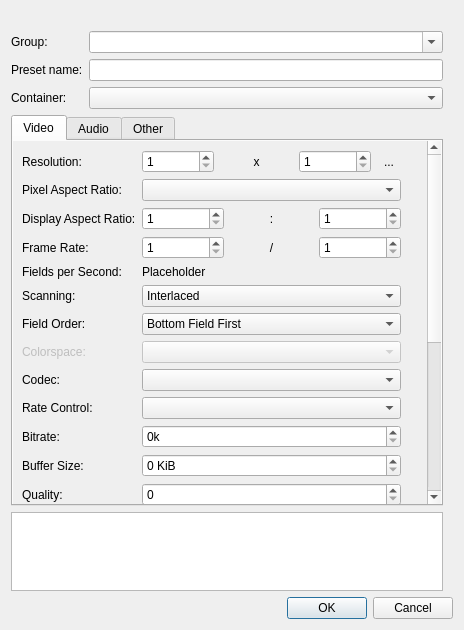
<?xml version="1.0" encoding="UTF-8"?>
<ui version="4.0">
 <class>EditRenderPreset_UI</class>
 <widget class="QDialog" name="EditRenderPreset_UI">
  <property name="geometry">
   <rect>
    <x>0</x>
    <y>0</y>
    <width>463</width>
    <height>630</height>
   </rect>
  </property>
  <property name="windowTitle">
   <string>Save Render Preset</string>
  </property>
  <layout class="QVBoxLayout" name="verticalLayout_2">
   <item>
    <layout class="QHBoxLayout" name="mainBox">
     <item>
      <layout class="QFormLayout" name="formLayout_6">
       <property name="topMargin">
        <number>20</number>
       </property>
       <property name="rightMargin">
        <number>10</number>
       </property>
       <item row="0" column="0">
        <widget class="QLabel" name="groupLabel">
         <property name="text">
          <string>Group:</string>
         </property>
        </widget>
       </item>
       <item row="1" column="0">
        <widget class="QLabel" name="presetNameLabel">
         <property name="text">
          <string>Preset name:</string>
         </property>
        </widget>
       </item>
       <item row="1" column="1">
        <widget class="QLineEdit" name="preset_name"/>
       </item>
       <item row="2" column="0">
        <widget class="QLabel" name="label_2">
         <property name="text">
          <string>Container:</string>
         </property>
        </widget>
       </item>
       <item row="2" column="1">
        <widget class="QComboBox" name="formatCombo"/>
       </item>
       <item row="4" column="0" colspan="2">
        <widget class="QTabWidget" name="tabWidget">
         <property name="currentIndex">
          <number>0</number>
         </property>
         <widget class="QWidget" name="video_tab">
          <attribute name="title">
           <string>Video</string>
          </attribute>
          <layout class="QVBoxLayout" name="verticalLayout_3">
           <property name="leftMargin">
            <number>0</number>
           </property>
           <property name="topMargin">
            <number>0</number>
           </property>
           <property name="rightMargin">
            <number>0</number>
           </property>
           <property name="bottomMargin">
            <number>0</number>
           </property>
           <item>
            <widget class="QScrollArea" name="scrollArea">
             <property name="sizePolicy">
              <sizepolicy hsizetype="MinimumExpanding" vsizetype="Expanding">
               <horstretch>0</horstretch>
               <verstretch>0</verstretch>
              </sizepolicy>
             </property>
             <property name="frameShape">
              <enum>QFrame::NoFrame</enum>
             </property>
             <property name="horizontalScrollBarPolicy">
              <enum>Qt::ScrollBarAlwaysOff</enum>
             </property>
             <widget class="QWidget" name="scrollAreaWidgetContents">
              <property name="geometry">
               <rect>
                <x>0</x>
                <y>0</y>
                <width>428</width>
                <height>650</height>
               </rect>
              </property>
              <layout class="QFormLayout" name="formLayout_3">
               <property name="rightMargin">
                <number>40</number>
               </property>
               <item row="0" column="0">
                <widget class="QLabel" name="label_4">
                 <property name="text">
                  <string>Resolution:</string>
                 </property>
                </widget>
               </item>
               <item row="0" column="1">
                <layout class="QHBoxLayout" name="horizontalLayout_3">
                 <item>
                  <widget class="QSpinBox" name="resWidth">
                   <property name="minimum">
                    <number>1</number>
                   </property>
                   <property name="maximum">
                    <number>8192</number>
                   </property>
                   <property name="singleStep">
                    <number>2</number>
                   </property>
                   <property name="value">
                    <number>1</number>
                   </property>
                  </widget>
                 </item>
                 <item>
                  <widget class="QLabel" name="label_9">
                   <property name="minimumSize">
                    <size>
                     <width>10</width>
                     <height>0</height>
                    </size>
                   </property>
                   <property name="text">
                    <string notr="true">x</string>
                   </property>
                   <property name="alignment">
                    <set>Qt::AlignCenter</set>
                   </property>
                  </widget>
                 </item>
                 <item>
                  <widget class="QSpinBox" name="resHeight">
                   <property name="minimum">
                    <number>1</number>
                   </property>
                   <property name="maximum">
                    <number>8192</number>
                   </property>
                   <property name="singleStep">
                    <number>2</number>
                   </property>
                  </widget>
                 </item>
                 <item>
                  <widget class="QToolButton" name="linkResoultion">
                   <property name="text">
                    <string>...</string>
                   </property>
                   <property name="icon">
                    <iconset theme="link">
                     <normaloff>.</normaloff>.</iconset>
                   </property>
                   <property name="checkable">
                    <bool>true</bool>
                   </property>
                   <property name="autoRaise">
                    <bool>true</bool>
                   </property>
                  </widget>
                 </item>
                </layout>
               </item>
               <item row="1" column="0">
                <widget class="QLabel" name="label_6">
                 <property name="text">
                  <string>Pixel Aspect Ratio:</string>
                 </property>
                </widget>
               </item>
               <item row="1" column="1">
                <widget class="QComboBox" name="parCombo">
                 <property name="sizeAdjustPolicy">
                  <enum>QComboBox::AdjustToContents</enum>
                 </property>
                </widget>
               </item>
               <item row="2" column="0">
                <widget class="QLabel" name="label_16">
                 <property name="text">
                  <string>Display Aspect Ratio:</string>
                 </property>
                </widget>
               </item>
               <item row="2" column="1">
                <layout class="QHBoxLayout" name="horizontalLayout_4">
                 <item>
                  <widget class="QSpinBox" name="displayAspectNum">
                   <property name="minimum">
                    <number>1</number>
                   </property>
                   <property name="maximum">
                    <number>8192</number>
                   </property>
                  </widget>
                 </item>
                 <item>
                  <widget class="QLabel" name="label_17">
                   <property name="minimumSize">
                    <size>
                     <width>10</width>
                     <height>0</height>
                    </size>
                   </property>
                   <property name="text">
                    <string notr="true">:</string>
                   </property>
                   <property name="alignment">
                    <set>Qt::AlignCenter</set>
                   </property>
                  </widget>
                 </item>
                 <item>
                  <widget class="QSpinBox" name="displayAspectDen">
                   <property name="minimum">
                    <number>1</number>
                   </property>
                   <property name="maximum">
                    <number>8192</number>
                   </property>
                  </widget>
                 </item>
                </layout>
               </item>
               <item row="3" column="1">
                <layout class="QHBoxLayout" name="horizontalLayout">
                 <item>
                  <widget class="QSpinBox" name="framerateNum">
                   <property name="minimum">
                    <number>1</number>
                   </property>
                   <property name="maximum">
                    <number>1000000</number>
                   </property>
                  </widget>
                 </item>
                 <item>
                  <widget class="QLabel" name="label_8">
                   <property name="sizePolicy">
                    <sizepolicy hsizetype="Preferred" vsizetype="Preferred">
                     <horstretch>0</horstretch>
                     <verstretch>0</verstretch>
                    </sizepolicy>
                   </property>
                   <property name="minimumSize">
                    <size>
                     <width>10</width>
                     <height>0</height>
                    </size>
                   </property>
                   <property name="text">
                    <string notr="true">/</string>
                   </property>
                   <property name="alignment">
                    <set>Qt::AlignCenter</set>
                   </property>
                  </widget>
                 </item>
                 <item>
                  <widget class="QSpinBox" name="framerateDen">
                   <property name="minimum">
                    <number>1</number>
                   </property>
                   <property name="maximum">
                    <number>9999</number>
                   </property>
                  </widget>
                 </item>
                </layout>
               </item>
               <item row="3" column="0">
                <widget class="QLabel" name="label_3">
                 <property name="text">
                  <string>Frame Rate:</string>
                 </property>
                </widget>
               </item>
               <item row="4" column="0">
                <widget class="QLabel" name="label_22">
                 <property name="text">
                  <string>Fields per Second:</string>
                 </property>
                </widget>
               </item>
               <item row="4" column="1">
                <widget class="QLabel" name="frameRateDisplay">
                 <property name="enabled">
                  <bool>true</bool>
                 </property>
                 <property name="text">
                  <string>Placeholder</string>
                 </property>
                </widget>
               </item>
               <item row="5" column="0">
                <widget class="QLabel" name="label_7">
                 <property name="text">
                  <string>Scanning:</string>
                 </property>
                </widget>
               </item>
               <item row="5" column="1">
                <widget class="QComboBox" name="scanningCombo">
                 <item>
                  <property name="text">
                   <string>Interlaced</string>
                  </property>
                 </item>
                 <item>
                  <property name="text">
                   <string>Progressive</string>
                  </property>
                 </item>
                </widget>
               </item>
               <item row="6" column="0">
                <widget class="QLabel" name="fieldOrderLabel">
                 <property name="text">
                  <string>Field Order:</string>
                 </property>
                </widget>
               </item>
               <item row="6" column="1">
                <widget class="QComboBox" name="fieldOrderCombo">
                 <property name="sizeAdjustPolicy">
                  <enum>QComboBox::AdjustToContents</enum>
                 </property>
                 <item>
                  <property name="text">
                   <string>Bottom Field First</string>
                  </property>
                 </item>
                 <item>
                  <property name="text">
                   <string>Top Field First</string>
                  </property>
                 </item>
                </widget>
               </item>
               <item row="7" column="0">
                <widget class="QLabel" name="colorspaceLabel">
                 <property name="enabled">
                  <bool>false</bool>
                 </property>
                 <property name="text">
                  <string>Colorspace:</string>
                 </property>
                </widget>
               </item>
               <item row="7" column="1">
                <widget class="QComboBox" name="colorspaceCombo">
                 <property name="enabled">
                  <bool>false</bool>
                 </property>
                </widget>
               </item>
               <item row="8" column="1">
                <widget class="QComboBox" name="vCodecCombo">
                 <property name="sizePolicy">
                  <sizepolicy hsizetype="MinimumExpanding" vsizetype="Fixed">
                   <horstretch>0</horstretch>
                   <verstretch>0</verstretch>
                  </sizepolicy>
                 </property>
                </widget>
               </item>
               <item row="9" column="1">
                <widget class="QComboBox" name="vRateControlCombo">
                 <property name="sizePolicy">
                  <sizepolicy hsizetype="MinimumExpanding" vsizetype="Fixed">
                   <horstretch>0</horstretch>
                   <verstretch>0</verstretch>
                  </sizepolicy>
                 </property>
                </widget>
               </item>
               <item row="8" column="0">
                <widget class="QLabel" name="label_24">
                 <property name="text">
                  <string>Codec:</string>
                 </property>
                </widget>
               </item>
               <item row="9" column="0">
                <widget class="QLabel" name="label_12">
                 <property name="text">
                  <string>Rate Control:</string>
                 </property>
                </widget>
               </item>
               <item row="10" column="0">
                <widget class="QLabel" name="default_vbitrate_label">
                 <property name="text">
                  <string>Bitrate:</string>
                 </property>
                </widget>
               </item>
               <item row="10" column="1">
                <widget class="QSpinBox" name="default_vbitrate">
                 <property name="suffix">
                  <string>k</string>
                 </property>
                 <property name="maximum">
                  <number>500000</number>
                 </property>
                </widget>
               </item>
               <item row="11" column="0">
                <widget class="QLabel" name="vBuffer_label">
                 <property name="text">
                  <string>Buffer Size:</string>
                 </property>
                </widget>
               </item>
               <item row="11" column="1">
                <widget class="QSpinBox" name="vBuffer">
                 <property name="suffix">
                  <string> KiB</string>
                 </property>
                 <property name="maximum">
                  <number>9999</number>
                 </property>
                </widget>
               </item>
               <item row="12" column="0">
                <widget class="QLabel" name="vquality_label">
                 <property name="text">
                  <string>Quality:</string>
                 </property>
                </widget>
               </item>
               <item row="12" column="1">
                <widget class="QSpinBox" name="default_vquality">
                 <property name="maximum">
                  <number>500000</number>
                 </property>
                </widget>
               </item>
               <item row="13" column="0">
                <widget class="QLabel" name="label_26">
                 <property name="toolTip">
                  <string>GOP = Group of Pictures</string>
                 </property>
                 <property name="text">
                  <string>GOP:</string>
                 </property>
                </widget>
               </item>
               <item row="13" column="1">
                <widget class="QSpinBox" name="gopSpinner">
                 <property name="specialValueText">
                  <string>Auto</string>
                 </property>
                 <property name="suffix">
                  <string> frame(s)</string>
                 </property>
                 <property name="maximum">
                  <number>999</number>
                 </property>
                 <property name="singleStep">
                  <number>1</number>
                 </property>
                </widget>
               </item>
               <item row="14" column="1">
                <widget class="QCheckBox" name="fixedGop">
                 <property name="enabled">
                  <bool>false</bool>
                 </property>
                 <property name="toolTip">
                  <string>A fixed GOP means that keyframes will not be inserted at detected scene changes.</string>
                 </property>
                 <property name="text">
                  <string>Fixed</string>
                 </property>
                </widget>
               </item>
               <item row="15" column="1">
                <widget class="QSpinBox" name="bFramesSpinner">
                 <property name="enabled">
                  <bool>false</bool>
                 </property>
                 <property name="specialValueText">
                  <string>Auto</string>
                 </property>
                 <property name="suffix">
                  <string> frame(s)</string>
                 </property>
                 <property name="minimum">
                  <number>-1</number>
                 </property>
                 <property name="maximum">
                  <number>8</number>
                 </property>
                 <property name="value">
                  <number>-1</number>
                 </property>
                </widget>
               </item>
               <item row="15" column="0">
                <widget class="QLabel" name="bFramesLabel">
                 <property name="text">
                  <string>B Frames:</string>
                 </property>
                </widget>
               </item>
              </layout>
             </widget>
            </widget>
           </item>
          </layout>
         </widget>
         <widget class="QWidget" name="audio_tab">
          <attribute name="title">
           <string>Audio</string>
          </attribute>
          <layout class="QFormLayout" name="formLayout_2">
           <item row="0" column="0">
            <widget class="QLabel" name="label_15">
             <property name="text">
              <string>Channels:</string>
             </property>
            </widget>
           </item>
           <item row="0" column="1">
            <widget class="QComboBox" name="audioChannels"/>
           </item>
           <item row="1" column="0">
            <widget class="QLabel" name="label_13">
             <property name="text">
              <string>Codec:</string>
             </property>
            </widget>
           </item>
           <item row="1" column="1">
            <widget class="QComboBox" name="aCodecCombo"/>
           </item>
           <item row="2" column="0">
            <widget class="QLabel" name="label_11">
             <property name="text">
              <string>Sample Rate:</string>
             </property>
            </widget>
           </item>
           <item row="2" column="1">
            <layout class="QHBoxLayout" name="horizontalLayout_5">
             <item>
              <widget class="QComboBox" name="audioSampleRate">
               <property name="editable">
                <bool>true</bool>
               </property>
               <item>
                <property name="text">
                 <string>8000</string>
                </property>
               </item>
               <item>
                <property name="text">
                 <string>12000</string>
                </property>
               </item>
               <item>
                <property name="text">
                 <string>16000</string>
                </property>
               </item>
               <item>
                <property name="text">
                 <string>22050</string>
                </property>
               </item>
               <item>
                <property name="text">
                 <string>32000</string>
                </property>
               </item>
               <item>
                <property name="text">
                 <string>44100</string>
                </property>
               </item>
               <item>
                <property name="text">
                 <string>48000</string>
                </property>
               </item>
               <item>
                <property name="text">
                 <string>96000</string>
                </property>
               </item>
              </widget>
             </item>
             <item>
              <widget class="QLabel" name="label_20">
               <property name="text">
                <string>Hz</string>
               </property>
              </widget>
             </item>
            </layout>
           </item>
           <item row="3" column="0">
            <widget class="QLabel" name="label_14">
             <property name="text">
              <string>Rate Control:</string>
             </property>
            </widget>
           </item>
           <item row="3" column="1">
            <widget class="QComboBox" name="aRateControlCombo"/>
           </item>
           <item row="4" column="0">
            <widget class="QLabel" name="label_18">
             <property name="text">
              <string>Bitrate:</string>
             </property>
            </widget>
           </item>
           <item row="4" column="1">
            <widget class="QSpinBox" name="aBitrate">
             <property name="suffix">
              <string>k</string>
             </property>
             <property name="maximum">
              <number>500000</number>
             </property>
            </widget>
           </item>
           <item row="5" column="0">
            <widget class="QLabel" name="label_19">
             <property name="text">
              <string>Quality:</string>
             </property>
            </widget>
           </item>
           <item row="5" column="1">
            <widget class="QSpinBox" name="aQuality">
             <property name="maximum">
              <number>500000</number>
             </property>
            </widget>
           </item>
          </layout>
         </widget>
         <widget class="QWidget" name="tab">
          <attribute name="title">
           <string>Other</string>
          </attribute>
          <layout class="QVBoxLayout" name="verticalLayout">
           <item>
            <widget class="QLabel" name="speedsLabel">
             <property name="text">
              <string>Speed options:</string>
             </property>
            </widget>
           </item>
           <item>
            <widget class="QTextEdit" name="speeds_list">
             <property name="toolTip">
              <string>One line of options per speedup step, from slowest to fastest</string>
             </property>
             <property name="acceptRichText">
              <bool>false</bool>
             </property>
            </widget>
           </item>
           <item>
            <widget class="QLabel" name="label">
             <property name="text">
              <string>Additional Parameters:</string>
             </property>
            </widget>
           </item>
           <item>
            <widget class="KMessageWidget" name="overrideParamsWarning">
             <property name="wordWrap" stdset="0">
              <bool>true</bool>
             </property>
             <property name="closeButtonVisible" stdset="0">
              <bool>false</bool>
             </property>
            </widget>
           </item>
           <item>
            <widget class="QPlainTextEdit" name="additionalParams"/>
           </item>
           <item>
            <widget class="QLabel" name="parametersLabel">
             <property name="text">
              <string>&lt;html&gt;&lt;head/&gt;&lt;body&gt;&lt;p&gt;See &lt;a href=&quot;https://www.mltframework.org/plugins/ConsumerAvformat/&quot;&gt;&lt;span style=&quot; text-decoration: underline; color:#2980b9;&quot;&gt;MLT documentation&lt;/span&gt;&lt;/a&gt; for reference.&lt;/p&gt;&lt;/body&gt;&lt;/html&gt;</string>
             </property>
             <property name="textFormat">
              <enum>Qt::RichText</enum>
             </property>
             <property name="wordWrap">
              <bool>true</bool>
             </property>
             <property name="openExternalLinks">
              <bool>true</bool>
             </property>
            </widget>
           </item>
          </layout>
         </widget>
        </widget>
       </item>
       <item row="5" column="0" colspan="2">
        <widget class="QTextEdit" name="parameters">
         <property name="readOnly">
          <bool>true</bool>
         </property>
         <property name="acceptRichText">
          <bool>false</bool>
         </property>
        </widget>
       </item>
       <item row="0" column="1">
        <widget class="QComboBox" name="groupName">
         <property name="sizePolicy">
          <sizepolicy hsizetype="MinimumExpanding" vsizetype="Fixed">
           <horstretch>0</horstretch>
           <verstretch>0</verstretch>
          </sizepolicy>
         </property>
         <property name="editable">
          <bool>true</bool>
         </property>
         <property name="sizeAdjustPolicy">
          <enum>QComboBox::AdjustToContents</enum>
         </property>
        </widget>
       </item>
      </layout>
     </item>
    </layout>
   </item>
   <item>
    <widget class="QDialogButtonBox" name="buttonBox">
     <property name="orientation">
      <enum>Qt::Horizontal</enum>
     </property>
     <property name="standardButtons">
      <set>QDialogButtonBox::Cancel|QDialogButtonBox::Ok</set>
     </property>
    </widget>
   </item>
  </layout>
 </widget>
 <customwidgets>
  <customwidget>
   <class>KMessageWidget</class>
   <extends>QFrame</extends>
   <header>kmessagewidget.h</header>
   <container>1</container>
  </customwidget>
 </customwidgets>
 <resources/>
 <connections>
  <connection>
   <sender>buttonBox</sender>
   <signal>rejected()</signal>
   <receiver>EditRenderPreset_UI</receiver>
   <slot>reject()</slot>
   <hints>
    <hint type="sourcelabel">
     <x>316</x>
     <y>260</y>
    </hint>
    <hint type="destinationlabel">
     <x>286</x>
     <y>274</y>
    </hint>
   </hints>
  </connection>
 </connections>
</ui>
